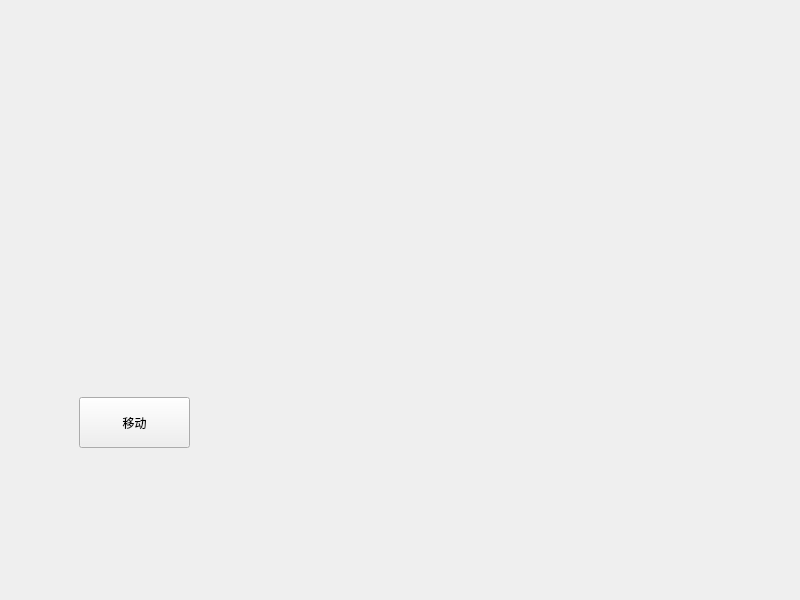
<?xml version="1.0" encoding="UTF-8"?>
<ui version="4.0">
 <class>Widget</class>
 <widget class="QWidget" name="Widget">
  <property name="geometry">
   <rect>
    <x>0</x>
    <y>0</y>
    <width>800</width>
    <height>600</height>
   </rect>
  </property>
  <property name="windowTitle">
   <string>Widget</string>
  </property>
  <widget class="QPushButton" name="pushButton">
   <property name="geometry">
    <rect>
     <x>79</x>
     <y>397</y>
     <width>111</width>
     <height>51</height>
    </rect>
   </property>
   <property name="text">
    <string>移动</string>
   </property>
  </widget>
 </widget>
 <resources/>
 <connections/>
</ui>
